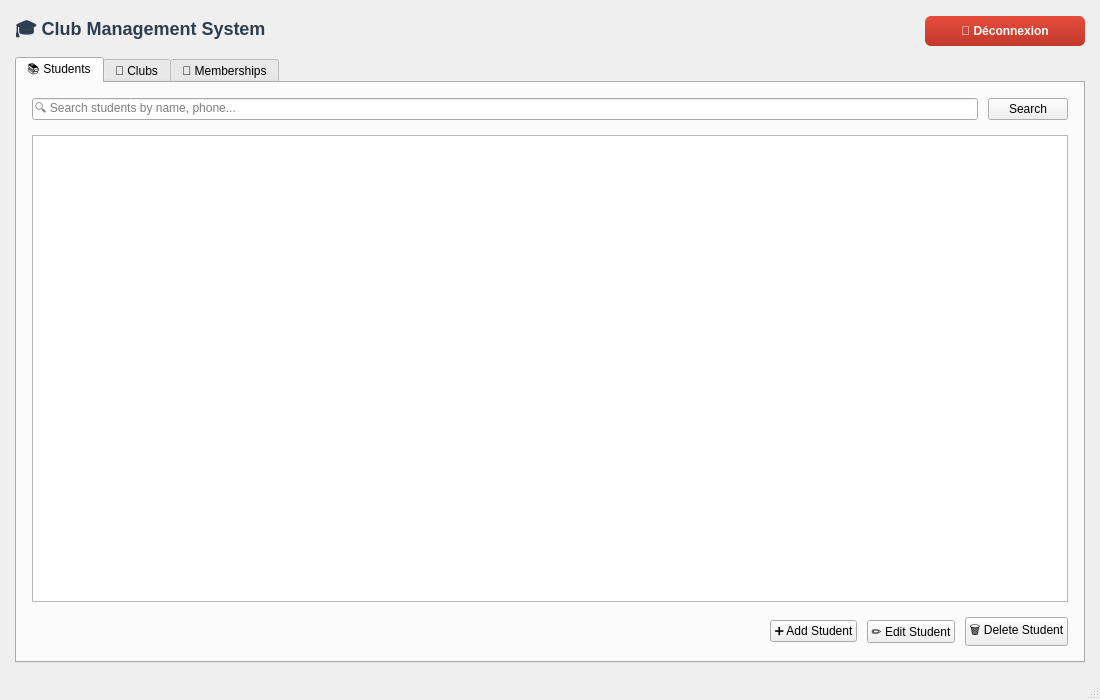
<?xml version="1.0" encoding="UTF-8"?>
<ui version="4.0">
 <class>MainWindow</class>
 <widget class="QMainWindow" name="MainWindow">
  <property name="geometry">
   <rect>
    <x>0</x>
    <y>0</y>
    <width>1100</width>
    <height>700</height>
   </rect>
  </property>
  <property name="minimumSize">
   <size>
    <width>900</width>
    <height>600</height>
   </size>
  </property>
  <property name="windowTitle">
   <string>Club Management System</string>
  </property>
  <widget class="QWidget" name="centralwidget">
   <layout class="QVBoxLayout" name="verticalLayout">
    <property name="spacing">
     <number>10</number>
    </property>
    <property name="leftMargin">
     <number>15</number>
    </property>
    <property name="topMargin">
     <number>15</number>
    </property>
    <property name="rightMargin">
     <number>15</number>
    </property>
    <property name="bottomMargin">
     <number>15</number>
    </property>
    <item>
     <layout class="QHBoxLayout" name="headerLayout">
      <property name="spacing">
       <number>10</number>
      </property>
      <item>
       <widget class="QLabel" name="welcomeLabel">
        <property name="text">
         <string>🎓 Club Management System</string>
        </property>
        <property name="styleSheet">
         <string notr="true">font-size: 18px; font-weight: bold; color: #2c3e50;</string>
        </property>
       </widget>
      </item>
      <item>
       <spacer name="headerSpacer">
        <property name="orientation">
         <enum>Qt::Horizontal</enum>
        </property>
        <property name="sizeHint" stdset="0">
         <size>
          <width>40</width>
          <height>20</height>
         </size>
        </property>
       </spacer>
      </item>
      <item>
       <widget class="QPushButton" name="logoutButton">
        <property name="text">
         <string>🚪 Déconnexion</string>
        </property>
        <property name="styleSheet">
         <string notr="true">QPushButton {
    background: qlineargradient(x1:0, y1:0, x2:0, y2:1, stop:0 #e74c3c, stop:1 #c0392b);
    color: white;
    border: none;
    padding: 8px 20px;
    border-radius: 6px;
    font-weight: bold;
    min-width: 120px;
}
QPushButton:hover {
    background: qlineargradient(x1:0, y1:0, x2:0, y2:1, stop:0 #c0392b, stop:1 #a93226);
}
QPushButton:pressed {
    background: #922b21;
}</string>
        </property>
       </widget>
      </item>
     </layout>
    </item>
    <item>
     <widget class="QTabWidget" name="tabWidget">
      <property name="currentIndex">
       <number>0</number>
      </property>
      <widget class="QWidget" name="studentTab">
       <attribute name="title">
        <string>📚 Students</string>
       </attribute>
       <layout class="QVBoxLayout" name="verticalLayout_2">
        <property name="spacing">
         <number>15</number>
        </property>
        <property name="leftMargin">
         <number>15</number>
        </property>
        <property name="topMargin">
         <number>15</number>
        </property>
        <property name="rightMargin">
         <number>15</number>
        </property>
        <property name="bottomMargin">
         <number>15</number>
        </property>
        <item>
         <layout class="QHBoxLayout" name="horizontalLayout_3">
          <property name="spacing">
           <number>10</number>
          </property>
          <item>
           <widget class="QLineEdit" name="studentSearchEdit">
            <property name="placeholderText">
             <string>🔍 Search students by name, phone...</string>
            </property>
           </widget>
          </item>
          <item>
           <widget class="QPushButton" name="studentSearchButton">
            <property name="text">
             <string>Search</string>
            </property>
           </widget>
          </item>
         </layout>
        </item>
        <item>
         <widget class="QTableView" name="studentTableView">
          <property name="alternatingRowColors">
           <bool>true</bool>
          </property>
         </widget>
        </item>
        <item>
         <layout class="QHBoxLayout" name="horizontalLayout">
          <property name="spacing">
           <number>10</number>
          </property>
          <item>
           <spacer name="horizontalSpacer">
            <property name="orientation">
             <enum>Qt::Horizontal</enum>
            </property>
            <property name="sizeHint" stdset="0">
             <size>
              <width>40</width>
              <height>20</height>
             </size>
            </property>
           </spacer>
          </item>
          <item>
           <!-- You can find icons from libraries like Font Awesome or Material Design Icons -->
           <widget class="QPushButton" name="addStudentButton">
            <property name="text">
             <string>➕ Add Student</string>
            </property>
            <property name="icon">
             <iconset>
              <normaloff>:/icons/add.png</normaloff>
             </iconset>
            </property>
           </widget>
          </item>
          <item>
           <widget class="QPushButton" name="editStudentButton">
            <property name="text">
             <string>✏️ Edit Student</string>
            </property>
            <property name="icon">
             <iconset>
              <normaloff>:/icons/edit.png</normaloff>
             </iconset>
            </property>
           </widget>
          </item>
          <item>
           <widget class="QPushButton" name="deleteStudentButton">
            <property name="text">
             <string>🗑️ Delete Student</string>
            </property>
            <property name="icon">
             <iconset>
              <normaloff>:/icons/delete.png</normaloff>
             </iconset>
            </property>
           </widget>
          </item>
         </layout>
        </item>
       </layout>
      </widget>
      <widget class="QWidget" name="clubTab">
       <attribute name="title">
        <string>🎯 Clubs</string>
       </attribute>
       <layout class="QVBoxLayout" name="verticalLayout_3">
        <property name="spacing">
         <number>15</number>
        </property>
        <property name="leftMargin">
         <number>15</number>
        </property>
        <property name="topMargin">
         <number>15</number>
        </property>
        <property name="rightMargin">
         <number>15</number>
        </property>
        <property name="bottomMargin">
         <number>15</number>
        </property>
        <item>
         <layout class="QHBoxLayout" name="horizontalLayout_4">
          <property name="spacing">
           <number>10</number>
          </property>
          <item>
           <widget class="QLineEdit" name="clubSearchEdit">
            <property name="placeholderText">
             <string>🔍 Search clubs by name, description...</string>
            </property>
           </widget>
          </item>
          <item>
           <widget class="QPushButton" name="clubSearchButton">
            <property name="text">
             <string>Search</string>
            </property>
           </widget>
          </item>
         </layout>
        </item>
        <item>
         <widget class="QTableView" name="clubTableView">
          <property name="alternatingRowColors">
           <bool>true</bool>
          </property>
         </widget>
        </item>
        <item>
         <layout class="QHBoxLayout" name="horizontalLayout_2">
          <property name="spacing">
           <number>10</number>
          </property>
          <item>
           <spacer name="horizontalSpacer_2">
            <property name="orientation">
             <enum>Qt::Horizontal</enum>
            </property>
            <property name="sizeHint" stdset="0">
             <size>
              <width>40</width>
              <height>20</height>
             </size>
            </property>
           </spacer>
          </item>
          <item>
           <widget class="QPushButton" name="addClubButton">
            <property name="text">
             <string>➕ Add Club</string>
            </property>
            <property name="icon">
             <iconset>
              <normaloff>:/icons/add.png</normaloff>
             </iconset>
            </property>
           </widget>
          </item>
          <item>
           <widget class="QPushButton" name="editClubButton">
            <property name="text">
             <string>✏️ Edit Club</string>
            </property>
            <property name="icon">
             <iconset>
              <normaloff>:/icons/edit.png</normaloff>
             </iconset>
            </property>
           </widget>
          </item>
          <item>
           <widget class="QPushButton" name="deleteClubButton">
            <property name="text">
             <string>🗑️ Delete Club</string>
            </property>
            <property name="icon">
             <iconset>
              <normaloff>:/icons/delete.png</normaloff>
             </iconset>
            </property>
           </widget>
          </item>
         </layout>
        </item>
       </layout>
      </widget>
      <widget class="QWidget" name="membershipTab">
       <attribute name="title">
        <string>👥 Memberships</string>
       </attribute>
       <layout class="QVBoxLayout" name="verticalLayout_4">
        <property name="spacing">
         <number>15</number>
        </property>
        <property name="leftMargin">
         <number>15</number>
        </property>
        <property name="topMargin">
         <number>15</number>
        </property>
        <property name="rightMargin">
         <number>15</number>
        </property>
        <property name="bottomMargin">
         <number>15</number>
        </property>
        <item>
         <layout class="QHBoxLayout" name="horizontalLayout_6">
          <property name="spacing">
           <number>10</number>
          </property>
          <item>
           <widget class="QLineEdit" name="studentFilterEdit">
            <property name="placeholderText">
             <string>🔍 Filter by student...</string>
            </property>
           </widget>
          </item>
          <item>
           <widget class="QLineEdit" name="clubFilterEdit">
            <property name="placeholderText">
             <string>🔍 Filter by club...</string>
            </property>
           </widget>
          </item>
         </layout>
        </item>
        <item>
         <widget class="QTableView" name="membershipTableView">
          <property name="alternatingRowColors">
           <bool>true</bool>
          </property>
         </widget>
        </item>
        <item>
         <layout class="QHBoxLayout" name="horizontalLayout_5">
          <property name="spacing">
           <number>10</number>
          </property>
          <item>
           <spacer name="horizontalSpacer_3">
            <property name="orientation">
             <enum>Qt::Horizontal</enum>
            </property>
            <property name="sizeHint" stdset="0">
             <size>
              <width>40</width>
              <height>20</height>
             </size>
            </property>
           </spacer>
          </item>
          <item>
           <widget class="QPushButton" name="addMembershipButton">
            <property name="text">
             <string>➕ Add Membership</string>
            </property>
            <property name="icon">
             <iconset>
              <normaloff>:/icons/add.png</normaloff>
             </iconset>
            </property>
           </widget>
          </item>
          <item>
           <widget class="QPushButton" name="removeMembershipButton">
            <property name="text">
             <string>➖ Remove Membership</string>
            </property>
            <property name="icon">
             <iconset>
              <normaloff>:/icons/remove.png</normaloff>
             </iconset>
            </property>
           </widget>
          </item>
         </layout>
        </item>
       </layout>
      </widget>
     </widget>
    </item>
   </layout>
  </widget>
  <widget class="QMenuBar" name="menubar">
   <property name="geometry">
    <rect>
     <x>0</x>
     <y>0</y>
     <width>800</width>
     <height>21</height>
    </rect>
   </property>
  </widget>
  <widget class="QStatusBar" name="statusbar"/>
 </widget>
 <resources/>
 <connections/>
</ui>
